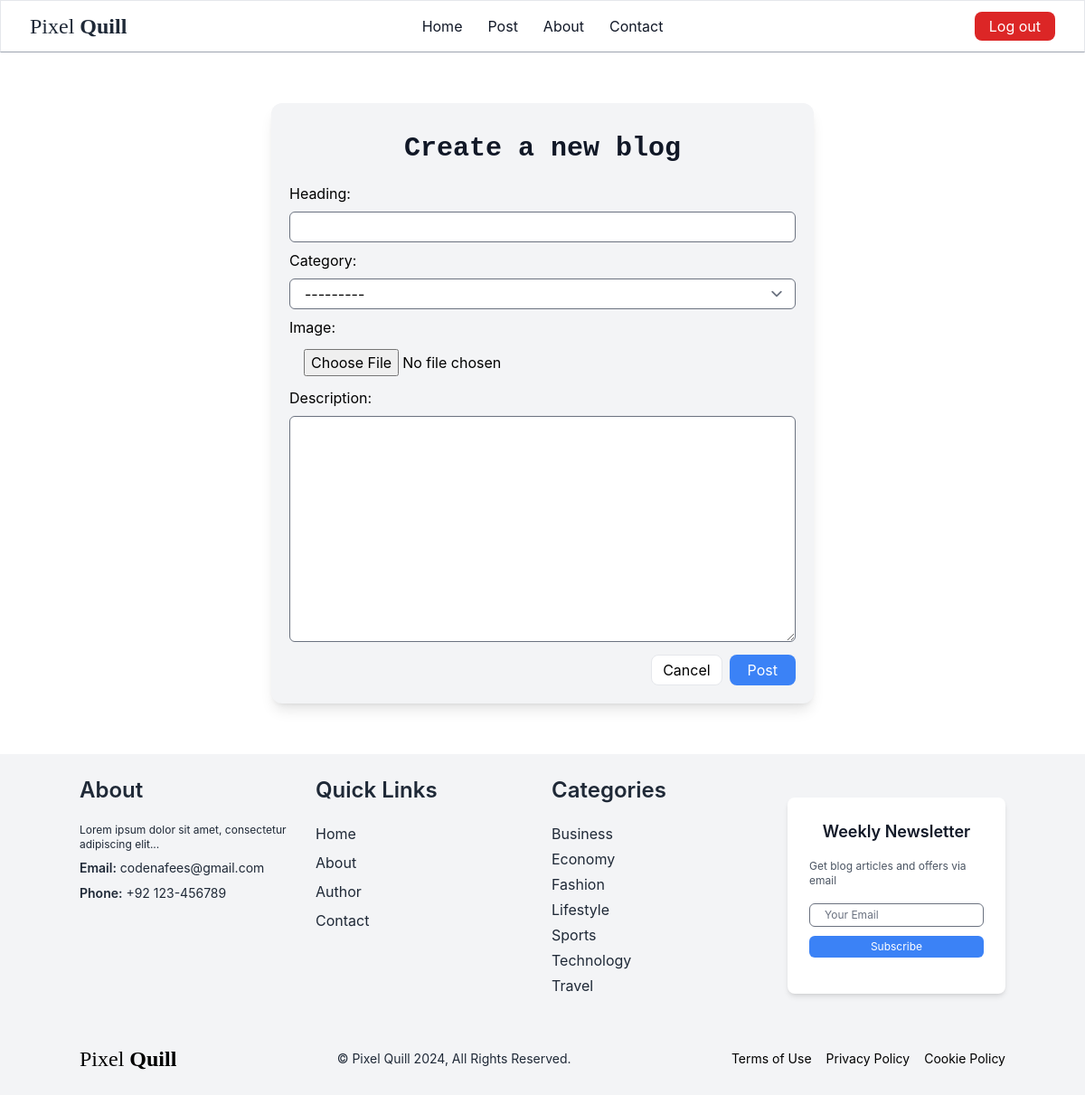
/blogs/post/ (signed in), run on the app's committed database.
### core/models.py (models this page shows)
class Category(models.Model):
     name = models.CharField(max_length=255,  unique=True)
     class Meta:
          verbose_name_plural = 'Categories'
          ordering  = ('name',)
     def __str__(self):
          return self.name

### blogs/views.py (the view)
# urls.py: path('post/', views.post, name='post'),
@login_required
def post(request):
     categories = Category.objects.all() # passing to layout.html
     if request.method == 'POST':
          form = BlogForm(request.POST, request.FILES) # request.FILES to get the files (images) user upload
          if form.is_valid():
               post = form.save(commit=False)
               post.created_by = request.user
               post.save()
               return redirect('details', pk=post.id)
     else :
          form = BlogForm()
     return render(request, 'blogs/post.html', {'form':form, 'title': 'Create a new blog', 'categories': categories,})

### blogs/forms.py
class BlogForm(forms.ModelForm):
     class Meta:
          model = Blog
          fields = ('heading', 'category', 'image', 'description',)
          widgets = {
               'category': forms.Select(attrs={
                    'class': INPUT_CLASS,
               }),
               'heading': forms.TextInput(attrs={
                    'class': INPUT_CLASS,
               }),
               'description': forms.Textarea(attrs={
                    'class': INPUT_CLASS,
               }),
               'image': forms.FileInput(attrs={
                    'class': INPUT_CLASS,
               }),
          }

### blogs/templates/blogs/post.html (shortened to what this page needs)
{% extends "core/layout.html" %}
{% block content %}
     <div class="p-5 w-1/2 mx-auto bg-gray-100 rounded-xl my-14 shadow-lg">
          <h3 class="text-3xl mt-3 mb-5 text-center font-mono font-semibold text-gray-900">{{ title }}</h3>
          <form method="POST" action="." enctype="multipart/form-data">
               {{ form.as_p}}
               <div class="justify-end flex gap-x-2">
                    <a href="{% url 'home' %}" class="px-3 py-1 text-black box-border border border-gray-200 rounded-lg bg-white hover:bg-gray-100">Cancel</a>
                    <button class="px-5 py-1 text-white box-border rounded-lg bg-blue-500 hover:bg-blue-700">Post</button>
               </div>
          </form>
     </div>
{% endblock %}

### core/templates/core/layout.html (shortened to what this page needs)
{% load static %}
{% load static tailwind_tags %}
<!DOCTYPE html>
<html lang="en">
  <head>
    {% tailwind_css %}
  </head>
  <body class="font-inter">
    <header class=" bg-white border border-b-gray-400 text-gray-900 mb-3">
      <nav class="mx-auto flex max-w-7xl items-center justify-between px-6 py-3 lg:px-8 " aria-label="Global">
        <div class="flex lg:flex-1">
          <a href="{% url 'home' %}" class="-m-1.5 p-1.5">
            <h3 class="inline-block font-serif text-2xl font-thin text-gray-800">Pixel <span class="font-semibold">Quill</span></h3>
          </a>
        </div>
        <div class="flex justify-center gap-x-7">
          <a href="{% url 'home' %}" class="text-base font-normal leading-6 bg-transparent  hover:border-b hover:border-gray-900 transition duration-300">Home</a>
          <a href="{% url 'post' %}" class="text-base font-normal leading-6 bg-transparent hover:border-b hover:border-gray-900 transition duration-300">Post</a>
          <a href="#" class="text-base font-normal leading-6 bg-transparent hover:border-b hover:border-gray-900 transition duration-300">About</a>
          <a href="#" class="text-base font-normal leading-6 bg-transparent hover:border-b hover:border-gray-900 transition duration-300">Contact </a>
        </div>
        <div class="hidden lg:flex lg:flex-1 lg:justify-end gap-4">
        {% if request.user.is_authenticated %}
            <button class="text-base px-4 py-1 bg-red-600 font-normal leading-6 text-white rounded-lg hover:bg-red-700 transition duration-300"  onclick="openLogoutModal()">Log out</button>
          {% else %}
            <a href="{% url 'authentication:login' %}" class="text-base px-4 py-1 bg-green-500 font-normal leading-6 text-white rounded-lg hover:bg-green-600 transition duration-300">Log in</a>
          {% endif %}
        </div>
      </nav>
    </header>
    {% block content %}   {% endblock %}
    <footer class="bg-gray-100 text-black py-6">
      <div class="container mx-auto">
        <div class="grid grid-cols-1 md:grid-cols-4 gap-5">
          <div class="col-span-1 text-gray-800">
            <h3 class="text-2xl mb-5  font-semibold">About</h3>
            <p class="text-xs mb-2">Lorem ipsum dolor sit amet, consectetur adipiscing elit...</p>
            <p class="text-sm mb-2"><span class="font-semibold">Email:</span> codenafees@gmail.com</p>
            <p class="text-sm mb-2"><span class="font-semibold">Phone:</span> +92 123-456789</p>
          </div>
          <div class="col-span-1 text-gray-800">
            <h3 class="text-2xl mb-5 font-semibold">Quick Links</h3>
            <ul>
              <li class="mb-2"><a href="{% url 'home' %}" class="mb-2 border-transparent hover:border-b hover:border-gray-800 transition duration-300">Home</a></li>
              <li class="mb-2"><a href="#" class="mb-2 border-transparent hover:border-b hover:border-gray-800 transition duration-300">About</a></li>
              <li class="mb-2"><a href="#" class="mb-2 border-transparent hover:border-b hover:border-gray-800 transition duration-300">Author</a></li>
              <li class="mb-2"><a href="#" class="mb-2 border-transparent hover:border-b hover:border-gray-800 transition duration-300">Contact</a></li>
            </ul>
          </div>
          <div class="col-span-1 text-gray-800">
            <h3 class="text-2xl mb-5  font-semibold">Categories</h3>
            <ul>
                {% for category in categories %}
                  <li class="mb-1"><a href="{% url 'category' category.id %}" class="font-base mb-3 border-transparent hover:border-b hover:border-gray-800 transition duration-300">{{ category.name }}</a></li>
                {% endfor %}
            </ul>
          </div>
          <div class="col-span-1">
            <div class="container mx-auto py-6">
              <div class="max-w-md mx-auto bg-white rounded-lg shadow-md p-6 items-center">
                <h2 class="text-lg font-semibold mb-4 text-gray-900 text-center">Weekly Newsletter</h2>
                <p class="text-xs text-gray-600 mb-4">Get blog articles and offers via email</p>
                <form action="#" method="POST">
                  <div class="items-center mb-4">
                    <input type="email" name="email" id="email" class="text-gray-800 text-xs w-full px-4 py-1 mb-2 border rounded-md focus:outline-none focus:ring-1 focus:ring-blue-500" placeholder="Your Email">
                    <button type="submit" class="w-full bg-blue-500 hover:bg-blue-600 text-white text-xs py-1 px-4 rounded-md">Subscribe</button>
                  </div>
                </form>
              </div>
            </div>
          </div>
        </div>
        <div class="mt-8 flex justify-between items-center">
          <a href="#" class="flex items-center">
            <h3 class="inline-block font-serif text-2xl font-thin"> Pixel <span class="font-semibold ">Quill</span></h3>
          </a>
          <p class="text-sm font-normal text-gray-800">&copy; Pixel Quill 2024, All Rights Reserved.</p>
          <nav class="flex space-x-4">
            <a href="#" class="text-sm font-normal border-transparent hover:border-b hover:border-black transition duration-300">Terms of Use</a>
            <a href="#" class="text-sm font-normal border-transparent hover:border-b hover:border-black transition duration-300">Privacy Policy</a>
            <a href="#" class="text-sm font-normal border-transparent hover:border-b hover:border-black transition duration-300">Cookie Policy</a>
          </nav>
        </div>
      </div>
    </footer>
  </body>
</html>

### data on the page
Category: name "Business"
Category: name "Economy"
Category: name "Fashion"
Category: name "Lifestyle"
Category: name "Sports"
Category: name "Technology"
Category: name "Travel"

### other printed values
{{ title }} "Create a new blog"
